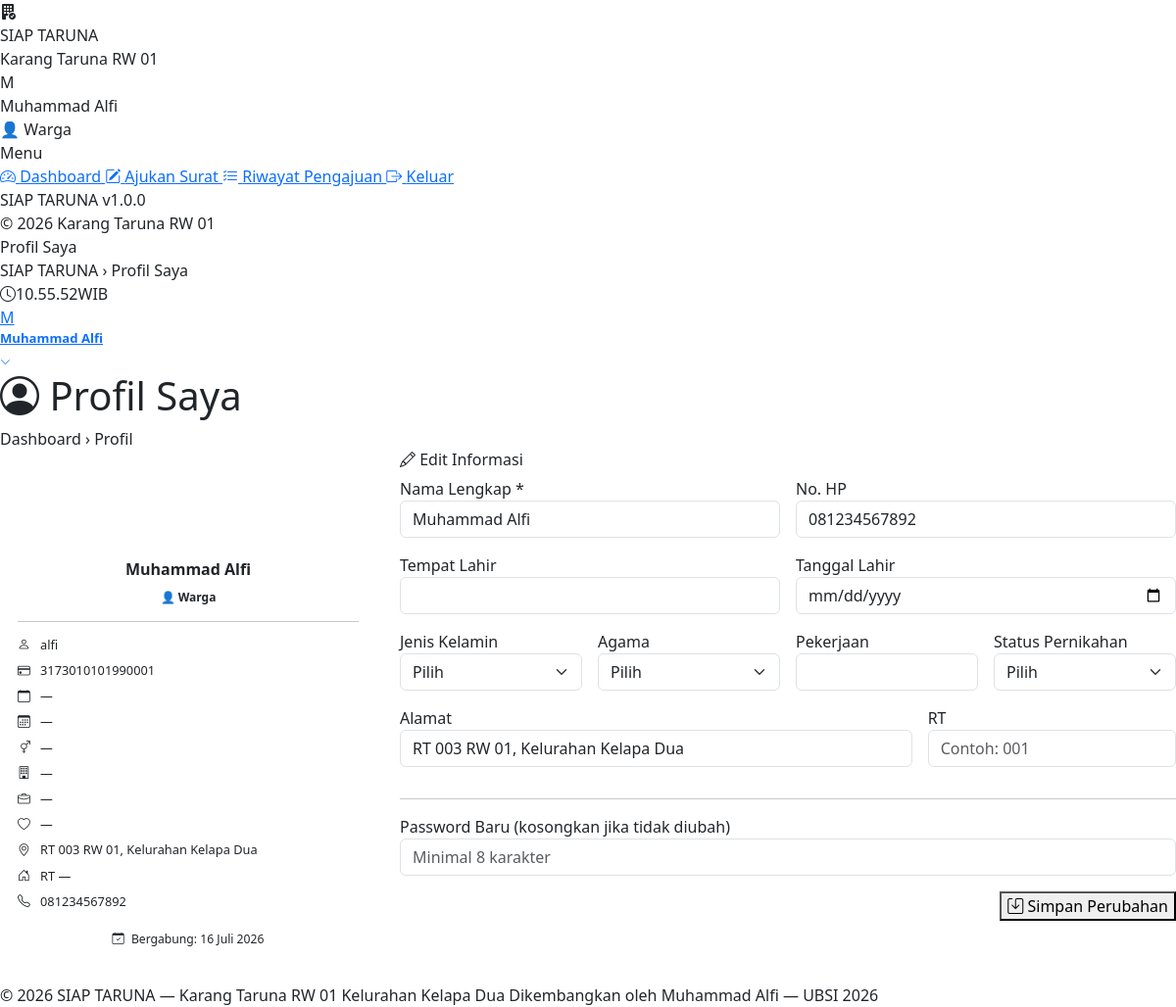
/warga/profil.php (signed in), run on the app's committed database.
### tables this page shows
CREATE TABLE `tb_users` (
    `id_user`    INT(11)      NOT NULL AUTO_INCREMENT,
    `nama`       VARCHAR(100) NOT NULL COMMENT 'Nama lengkap pengguna',
    `NIK`        VARCHAR(20)  NOT NULL COMMENT 'Nomor Induk Kependudukan (16 digit)',
    `username`   VARCHAR(50)  NOT NULL COMMENT 'Username untuk login',
    `password`   VARCHAR(255) NOT NULL COMMENT 'Password ter-hash (bcrypt)',
    `no_hp`      VARCHAR(15)  DEFAULT NULL,
    `alamat`     TEXT         DEFAULT NULL,
    `role`       ENUM('warga','pengurus') NOT NULL DEFAULT 'warga',
    `jabatan`    VARCHAR(100) DEFAULT NULL,
    `is_aktif`   TINYINT(1)   NOT NULL DEFAULT 1 COMMENT '1=aktif, 0=nonaktif',
    `created_at` TIMESTAMP    NOT NULL DEFAULT CURRENT_TIMESTAMP,
    PRIMARY KEY (`id_user`),
    UNIQUE KEY `uk_NIK`      (`NIK`),
    UNIQUE KEY `uk_username` (`username`)
);

### includes/fungsi.php (called while the page is built, shortened)
<?php
function sudahLogin(): bool {
    return isset($_SESSION['id_user']) && !empty($_SESSION['id_user']);
}
function getUser(): ?array {
    return [
        'id_user'  => $_SESSION['id_user']  ?? null,
        'nama'     => $_SESSION['nama']     ?? '',
        'username' => $_SESSION['username'] ?? '',
        'role'     => $_SESSION['role']     ?? '',
        'NIK'      => $_SESSION['NIK']      ?? '',
        'no_hp'    => $_SESSION['no_hp']    ?? '',
        'alamat'   => $_SESSION['alamat']   ?? '',
        'rt'       => $_SESSION['rt']       ?? '',
    ];
}
function formatTanggal(string $tgl): string {
    $bulan = [
        1 => 'Januari', 2 => 'Februari',  3 => 'Maret',   4 => 'April',
        5 => 'Mei',     6 => 'Juni',      7 => 'Juli',    8 => 'Agustus',
        9 => 'September', 10 => 'Oktober', 11 => 'November', 12 => 'Desember'
    ];
    $ts = strtotime($tgl);
    return date('d', $ts) . ' ' . $bulan[(int)date('n', $ts)] . ' ' . date('Y', $ts);
}
function inisial(string $nama): string {
    return strtoupper(mb_substr(trim($nama), 0, 1));
}

### warga/profil.php (the view, shortened to what this page needs)
<?php
require_once __DIR__ . '/../includes/fungsi.php';
$judul_halaman = 'Profil Saya';
$idUser = (int)$_SESSION['id_user'];
$q = $koneksi->query("SELECT * FROM tb_users WHERE id_user = $idUser LIMIT 1");
$data = $q->fetch_assoc();
require_once __DIR__ . '/../includes/header.php';
?>
<div class="page-header">
    <div class="page-header-row">
        <div>
            <h1 class="page-title">
                <i class="bi bi-person-circle" style="color:var(--blue-600)"></i> Profil Saya
            </h1>
            <div class="page-sub">Dashboard &rsaquo; <span>Profil</span></div>
        </div>
    </div>
</div>
<div class="row g-4">
    <div class="col-md-4">
        <div class="card-st text-center h-100">
            <div class="card-body-st" style="padding:28px 18px">
                <div style="width:70px;height:70px;
                            background:linear-gradient(135deg,var(--blue-600),var(--blue-400));
                            border-radius:18px;margin:0 auto 14px;display:flex;
                            align-items:center;justify-content:center;font-size:1.8rem;
                            font-weight:800;color:white;text-transform:uppercase">
                </div>
                <h6 style="font-weight:800;margin-bottom:5px">
                    <?= htmlspecialchars($data['nama']) ?>
                </h6>
                <span style="background:var(--blue-50);color:var(--blue-700);padding:3px 12px;
                             border-radius:99px;font-size:.75rem;font-weight:700">
                    👤 Warga
                </span>
                <hr style="margin:14px 0;border-color:var(--slate-200)">
                <?php
                $fields = [
                    ['bi-person',      $data['username'],            'Username'],
                    ['bi-credit-card', $data['NIK'],                 'NIK'],
                    ['bi-calendar',    $data['tempat_lahir'] ?? '—', 'Tempat Lahir'],
                    ['bi-calendar3',   $data['tanggal_lahir'] ?? '—','Tanggal Lahir'],
                    ['bi-gender-ambiguous', $data['jenis_kelamin'] ?? '—', 'Jenis Kelamin'],
                    ['bi-building',    $data['agama'] ?? '—',        'Agama'],
                    ['bi-briefcase',   $data['pekerjaan'] ?? '—',    'Pekerjaan'],
                    ['bi-heart',       $data['status_pernikahan'] ?? '—', 'Status Pernikahan'],
                    ['bi-geo-alt',     $data['alamat'] ?? '—',       'Alamat'],
                    ['bi-house-door',  'RT ' . ($data['rt'] ?? '—'), 'RT'],
                    ['bi-telephone',   $data['no_hp'] ?? '—',        'No. HP'],
                ];
                foreach ($fields as [$ico, $val, $lbl]): ?>
                <div style="display:flex;align-items:center;gap:8px;font-size:.8rem;
                            color:var(--slate-500);margin-bottom:7px;text-align:left">
                    <i class="bi <?= $ico ?>" style="color:var(--blue-500);width:15px;flex-shrink:0"
                       title="<?= $lbl ?>"></i>
                    <span style="overflow:hidden;text-overflow:ellipsis;white-space:nowrap">
                        <?= htmlspecialchars($val) ?>
                    </span>
                </div>
                <?php endforeach; ?>
                <div style="margin-top:12px;padding:8px 12px;background:var(--blue-50);
                            border-radius:8px;font-size:.76rem;color:var(--blue-700)">
                    <i class="bi bi-calendar-check me-1"></i>
                    Bergabung: <?= formatTanggal($data['created_at']) ?>
                </div>
            </div>
        </div>
    </div>
    <div class="col-md-8">
        <div class="card-st">
            <div class="card-header-st">
                <h6 class="card-title-st">
                    <i class="bi bi-pencil" style="color:var(--blue-600)"></i> Edit Informasi
                </h6>
            </div>
            <div class="card-body-st">
                <form method="POST" action="<?= APP_URL ?>/handlers/proses_profil.php">
                    <div class="row g-3">
                        <div class="col-md-6">
                            <label class="form-label-st">Nama Lengkap *</label>
                            <input type="text" name="nama" class="form-control"
                                   value="<?= htmlspecialchars($data['nama']) ?>" required>
                        </div>
                        <div class="col-md-6">
                            <label class="form-label-st">No. HP</label>
                            <input type="text" name="no_hp" class="form-control"
                                   value="<?= htmlspecialchars($data['no_hp'] ?? '') ?>"
                                   placeholder="08xx-xxxx-xxxx">
                        </div>
                        <div class="col-md-6">
                            <label class="form-label-st">Tempat Lahir</label>
                            <input type="text" name="tempat_lahir" class="form-control"
                                   value="<?= htmlspecialchars($data['tempat_lahir'] ?? '') ?>">
                        </div>
                        <div class="col-md-6">
                            <label class="form-label-st">Tanggal Lahir</label>
                            <input type="date" name="tanggal_lahir" class="form-control"
                                   value="<?= htmlspecialchars($data['tanggal_lahir'] ?? '') ?>">
                        </div>
                        <div class="col-md-3">
                            <label class="form-label-st">Jenis Kelamin</label>
                            <select name="jenis_kelamin" class="form-select">
                                <option value="">Pilih</option>
                            </select>
                        </div>
                        <div class="col-md-3">
                            <label class="form-label-st">Agama</label>
                            <select name="agama" class="form-select">
                                <option value="">Pilih</option>
                            </select>
                        </div>
                        <div class="col-md-3">
                            <label class="form-label-st">Pekerjaan</label>
                            <input type="text" name="pekerjaan" class="form-control"
                                   value="<?= htmlspecialchars($data['pekerjaan'] ?? '') ?>">
                        </div>
                        <div class="col-md-3">
                            <label class="form-label-st">Status Pernikahan</label>
                            <select name="status_pernikahan" class="form-select">
                                <option value="">Pilih</option>
                            </select>
                        </div>
                        <div class="col-md-8">
                            <label class="form-label-st">Alamat</label>
                            <input type="text" name="alamat" class="form-control"
                                   value="<?= htmlspecialchars($data['alamat'] ?? '') ?>">
                        </div>
                        <div class="col-md-4">
                            <label class="form-label-st">RT</label>
                            <input type="text" name="rt" class="form-control"
                                   value="<?= htmlspecialchars($data['rt'] ?? '') ?>"
                                   placeholder="Contoh: 001">
                        </div>
                        <div class="col-12">
                            <hr style="border-color:var(--slate-200)">
                            <label class="form-label-st">
                                Password Baru
                                <span style="color:var(--slate-400);font-weight:400">
                                    (kosongkan jika tidak diubah)
                                </span>
                            </label>
                            <input type="password" name="password_baru" class="form-control"
                                   placeholder="Minimal 8 karakter" minlength="8">
                        </div>
                        <div class="col-12 text-end">
                            <button type="submit" class="btn-st btn-primary-st btn-pill">
                                <i class="bi bi-save"></i> Simpan Perubahan
                            </button>
                        </div>
                    </div>
                </form>
            </div>
        </div>
    </div>
</div>
<?php require_once __DIR__ . '/../includes/footer.php'; ?>

### includes/header.php (shortened to what this page needs)
<?php
$user       = getUser();
$namaUser   = $user['nama']    ?? '';
$roleUser   = $user['role']    ?? '';
$hal_judul  = $judul_halaman ?? 'Dashboard';
?>
<!DOCTYPE html>
<html lang="id">
<head>
    <link href="https://cdn.jsdelivr.net/npm/bootstrap@5.3.0/dist/css/bootstrap.min.css"
          rel="stylesheet">
    <link href="https://cdn.jsdelivr.net/npm/bootstrap-icons@1.11.0/font/bootstrap-icons.css"
          rel="stylesheet">
    <link href="<?= APP_URL ?>/assets/css/style.css" rel="stylesheet">
</head>
<body>
<?php
$sidebar_file = ($roleUser === 'pengurus')
    ? __DIR__ . '/sidebar_pengurus.php'
    : __DIR__ . '/sidebar_warga.php';
require_once $sidebar_file;
?>
<header class="topbar">
    <div class="topbar-left">
        <div>
            <div class="topbar-title"><?= htmlspecialchars($hal_judul) ?></div>
            <div class="topbar-sub">
                SIAP TARUNA &rsaquo;
                <span><?= htmlspecialchars($hal_judul) ?></span>
            </div>
        </div>
    </div>
    <div class="topbar-right">
        <div class="topbar-clock d-none d-md-flex">
            <i class="bi bi-clock"></i>
            <span id="clockWIB">00.00.00</span>
            <span style="color:var(--slate-400);font-weight:400">WIB</span>
        </div>
        <div class="dropdown">
            <a class="topbar-user-btn" data-bs-toggle="dropdown" style="cursor:pointer">
                <div class="topbar-user-avatar">
                    <?= inisial($namaUser) ?>
                </div>
                <span class="d-none d-md-block"
                      style="font-size:.82rem;font-weight:600">
                    <?= htmlspecialchars($namaUser) ?>
                </span>
                <i class="bi bi-chevron-down"
                   style="font-size:.68rem;color:var(--slate-400)"></i>
            </a>
        </div>
    </div>
</header>
<div class="main-content">

### includes/sidebar_warga.php
<?php
$hal_aktif = basename($_SERVER['PHP_SELF']);
$dir_aktif = basename(dirname($_SERVER['PHP_SELF']));
?>
<aside class="sidebar" id="appSidebar">
    <div class="sidebar-brand">
        <div class="sidebar-brand-icon">
            <i class="bi bi-building-fill-check"></i>
        </div>
        <div>
            <div class="sidebar-brand-name">SIAP TARUNA</div>
            <span class="sidebar-brand-sub">Karang Taruna RW 01</span>
        </div>
    </div>
    <div class="sidebar-user">
        <div class="sidebar-avatar">
            <?= inisial($user['nama'] ?? 'W') ?>
        </div>
        <div style="min-width:0">
            <div class="sidebar-user-name">
                <?= htmlspecialchars($user['nama'] ?? 'Warga') ?>
            </div>
            <div class="sidebar-user-role">
                👤 Warga
            </div>
        </div>
    </div>
    <nav class="sidebar-nav">
        <div class="sidebar-label">Menu</div>
        <a href="<?= APP_URL ?>/warga/dashboard.php"
           class="nav-link-st <?= ($hal_aktif === 'dashboard.php' && $dir_aktif === 'warga') ? 'active' : '' ?>">
            <i class="bi bi-speedometer2"></i> Dashboard
        </a>
        <a href="<?= APP_URL ?>/warga/pengajuan.php"
           class="nav-link-st <?= $hal_aktif === 'pengajuan.php' ? 'active' : '' ?>">
            <i class="bi bi-pencil-square"></i> Ajukan Surat
        </a>
        <a href="<?= APP_URL ?>/warga/riwayat.php"
           class="nav-link-st <?= $hal_aktif === 'riwayat.php' ? 'active' : '' ?>">
            <i class="bi bi-list-check"></i> Riwayat Pengajuan
        </a>
        <a href="<?= APP_URL ?>/logout.php"
           class="nav-link-st nav-danger"
           style="margin-top:12px;">
            <i class="bi bi-box-arrow-right"></i> Keluar
        </a>
    </nav>
    <div class="sidebar-footer">
        SIAP TARUNA v1.0.0<br>
        &copy; 2026 Karang Taruna RW 01
    </div>
</aside>

### includes/header.php (style rules this page uses)
.topbar-clock { background: var(--blue-50); border-color: var(--blue-200); color: var(--blue-700); }

### data on the page
tb_users: nama "M", nama "Muhammad Alfi", created_at "16 Juli 2026", no_hp "081234567892", alamat "RT 003 RW 01, Kelurahan Kelapa Dua"

### other printed values
$hal_judul "Profil Saya"
$val "alfi"
$val "3173010101990001"
$val "—"
$val "RT 003 RW 01, Kelurahan Kelapa Dua"
$val "RT —"
$val "081234567892"
